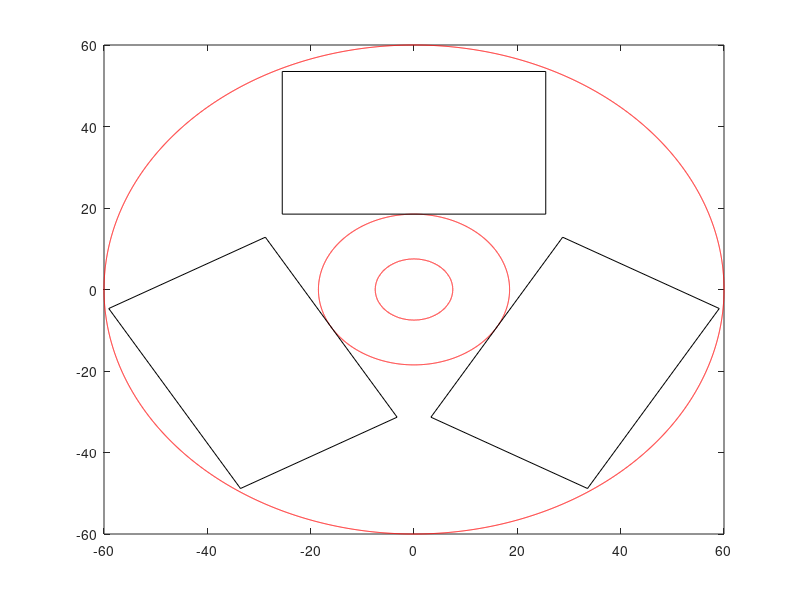

This figure's MATLAB source:
close all
h=figure(22);

cd_outer = 120; %aussendurchmesser
cd_inner = 37; %nutzbarer innendurchmesser
cd_hole = 15; %loch in der mitte

w=0:0.001:2*pi;

x=cd_outer/2 * cos(w);
y=cd_outer/2 * sin(w);
plot(x,y,'r');
hold on

x=cd_inner/2 * cos(w);
y=cd_inner/2 * sin(w);
plot(x,y,'r')

x=cd_hole/2 * cos(w);
y=cd_hole/2 * sin(w);
plot(x,y,'r')

squareA = 51; %rechteck seite a
squareB = 35; %rechteck seite b

squareX = [squareA -squareA -squareA squareA squareA]/2;
squareY = [squareB squareB -squareB -squareB squareB]/2;

%square 1
squareX_1 = squareX;
squareY_1 = squareY+36;
plot(squareX_1, squareY_1, 'k');

%square 2
angle = 120 /360*2*pi;
squareX_2 = cos(angle)*squareX_1 - sin(angle)*squareY_1;
squareY_2 = sin(angle)*squareX_1 + cos(angle)*squareY_1;
plot(squareX_2, squareY_2, 'k');

%square 3
angle = 240 /360*2*pi;
squareX_3 = cos(angle)*squareX_1 - sin(angle)*squareY_1;
squareY_3 = sin(angle)*squareX_1 + cos(angle)*squareY_1;
plot(squareX_3, squareY_3, 'k');

%axis("noLabel")
%set(h, "paperunits", "centimeters");
%set(h, "paperposition", [5 5 12 12]);
%print(h, "cd.pdf");
%print(h, "cd.jpg");
%print